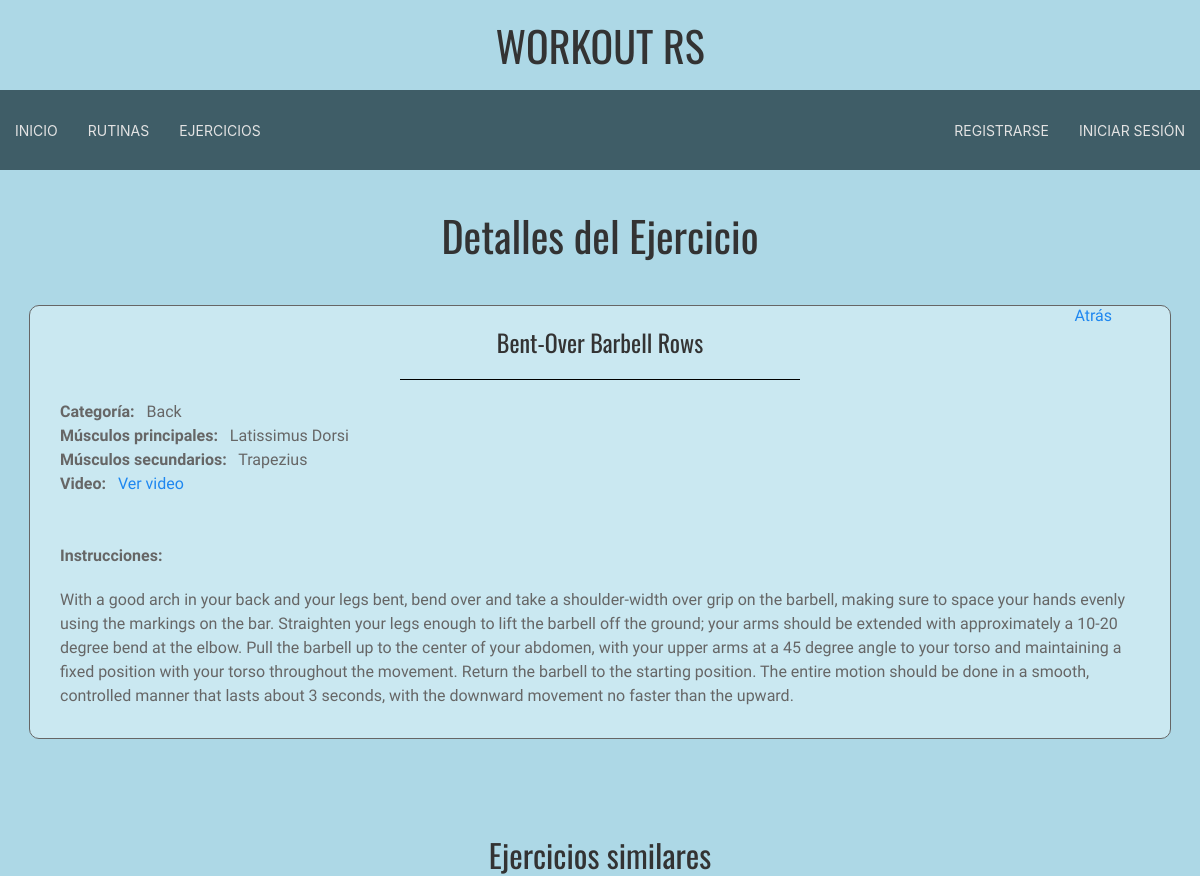
Page /ejercicio/10 on the committed database.
### main/models.py (models this page shows, shortened)
class Exercise(models.Model):
    exerciseName = models.TextField(verbose_name='Exercise name')
    exerciseCategory = models.CharField(max_length=200, verbose_name='Exercise Category', null=True)
    priMuscles = models.ManyToManyField(Muscle, related_name='primary', verbose_name='Primary Muscles')
    secMuscles = models.ManyToManyField(Muscle, related_name='secondary', verbose_name='Secondary Muscles')
    video = models.URLField(verbose_name='Video', null=True)
    instructions = models.TextField(verbose_name='Instructions', null=True)
    class Meta:
        ordering = ('exerciseName', )

class Muscle(models.Model):
    name = models.CharField(max_length=100, unique=True)
    def __str__(self):
        return self.name

### main/views.py (the view)
# urls.py: path('ejercicio/<int:id>', views.exercise_detail, name="detalles_ejercicio"),
def exercise_detail(request, id):
    ejercicio = get_object_or_404(Exercise, id=id)
    ejerciciosRec = []
    if ejercicio:
        ejerciciosRec = recommend_exercises(id)
        for ej in ejerciciosRec:
            ej['priMuscles'] = Muscle.objects.get(id=int(ej.get('priMuscles')))
            ej['secMuscles'] = Muscle.objects.get(id=int(ej.get('secMuscles')))
            ej['idExercise'] = ej.get('id')
    context = {
        'ejercicio': ejercicio,
        'ejercicios': ejerciciosRec,
        'STATIC_URL': settings.STATIC_URL,
    }
    return render(request, 'ejercicio.html', context)

### main/recommendations/recommendations.py (called while the page is built)
def calcular_similitud(items, id_item, campos, top_n=5):
    textos = [
        " ".join(str(item[campo]) for campo in campos if item.get(campo))
        for item in items
    ]
    vectorizer = CountVectorizer()
    X = vectorizer.fit_transform(textos)
    similitudes = cosine_similarity(X)
    idx_base = next(i for i, item in enumerate(items) if item["id"] == id_item)
    similares = sorted(
        enumerate(similitudes[idx_base]),
        key=lambda x: x[1],
        reverse=True
    )
    recomendaciones = [
        items[i] for i, sim in similares if i != idx_base
    ][:top_n]
    return recomendaciones

### main/views.py (called while the page is built)
def recommend_exercises(id):
    ejercicios = list(Exercise.objects.all().values(
        "id", "exerciseName", "exerciseCategory", "priMuscles", "secMuscles"
    ))
    recomendaciones = calcular_similitud(ejercicios, id, ["exerciseName", "exerciseCategory", "exerciseCategory", "priMuscles", "secMuscles"], 5)
    return recomendaciones

### main/templates/ejercicio.html (shortened to what this page needs)
{% extends 'master.html' %}
{% block titulo %} Detalles del Ejercicio {% endblock %}
{% block contenido %}
<br>
<div class="card mb-4 shadow-sm" style="justify-items: center; padding-bottom: 1px;">
    <div class="card-body" style="
        display: flex;
        justify-content: space-between;
        margin-bottom: 30px;
        background-color: #cae8f1;
        padding: 10px;
        width: 90%;
        flex-direction: column;
        padding-inline: 30px;
        border: 1px solid;
        border-radius: 10px;
    ">
        <div style="
        position: absolute;
        right: 11vh;
        top: 38vh;">
        <a href="javascript:history.back()">Atrás</a>
        </div>
        <div class="card-text" style="justify-items: center; padding-top: 10px;">
            <h3 class="card-title">{{ ejercicio.exerciseName }}</h3>
            <hr style="
                width: 50vh;
                border-top: 1px solid black;
            ">
        </div>
        <div class="info" style="
            display: flex;
            justify-content: space-between;
        ">
            <div style="
                align-self: center;
            ">
                <strong>Categoría: &nbsp;</strong> {{ ejercicio.exerciseCategory|default:"N/A" }}<br>
                <strong>Músculos principales: &nbsp;</strong> {{ ejercicio.priMuscles.all|join:", "|default:"N/A" }}<br>
                <strong>Músculos secundarios: &nbsp;</strong> {{ ejercicio.secMuscles.all|join:", "|default:"N/A" }}<br>
                <strong>Video: &nbsp;</strong> {% if ejercicio.video %}<a href="{{ ejercicio.video }}" target="_blank">Ver video</a>{% else %}N/A{% endif %}<br>
            </div>
        </div>
        <div class="info" style="
            display: flex;
            flex-direction: column;
            justify-content: center;
        ">
            <br><br>
            <strong>Instrucciones: &nbsp;</strong>
            <p>{{ ejercicio.instructions|default:"N/A" }}</p>
        </div>
    </div>
</div>
<div>
    <br>
    <h2 style="text-align: center">Ejercicios similares</h2>
</div>
{% endblock %}

### static/css/master.css (style rules this page uses)
h1, h2, h3, h4, h5, h6 { font-family: "Oswald", serif; font-optical-sizing: auto; font-weight: 400; font-style: normal; }
body, option, select, input { font-family: 'Exo 2', serif; }
hr { border-color: lightblue; }

### rows in the picture
Exercise: exerciseName "Bent-Over Barbell Rows", exerciseCategory "Back", priMuscles.all "Latissimus Dorsi", secMuscles.all "Trapezius", instructions "With a good arch in your back and your legs bent, bend over and take a shoulder-width over grip on the barbell, making sure to space your hands evenly using the markings on the bar. Straighten your legs enough to lift the barbell off the ground; your arms should be extended with approximately a 10-20 degree bend at the elbow. Pull the barbell up to the center of your abdomen, with your upper arms at a 45 degree angle to your torso and maintaining a fixed position with your torso throughout the movement. Return the barbell to the starting position. The entire motion should be done in a smooth, controlled manner that lasts about 3 seconds, with the downward movement no faster than the upward."
